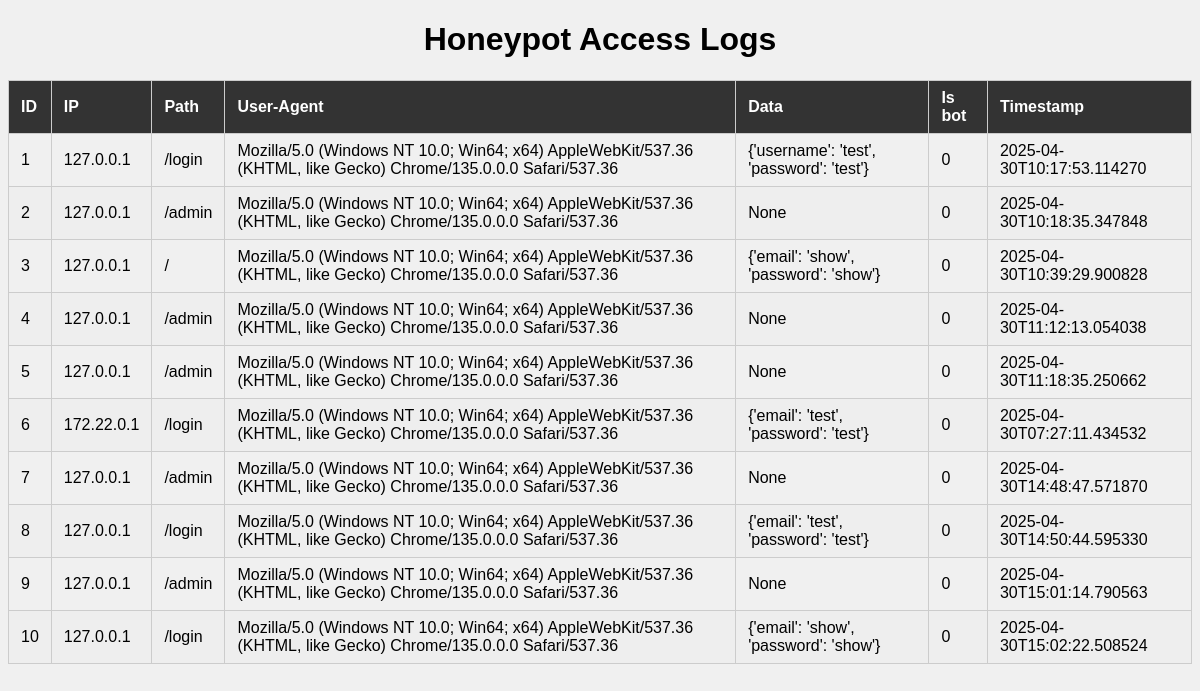
Page /logs on the earlier database version.
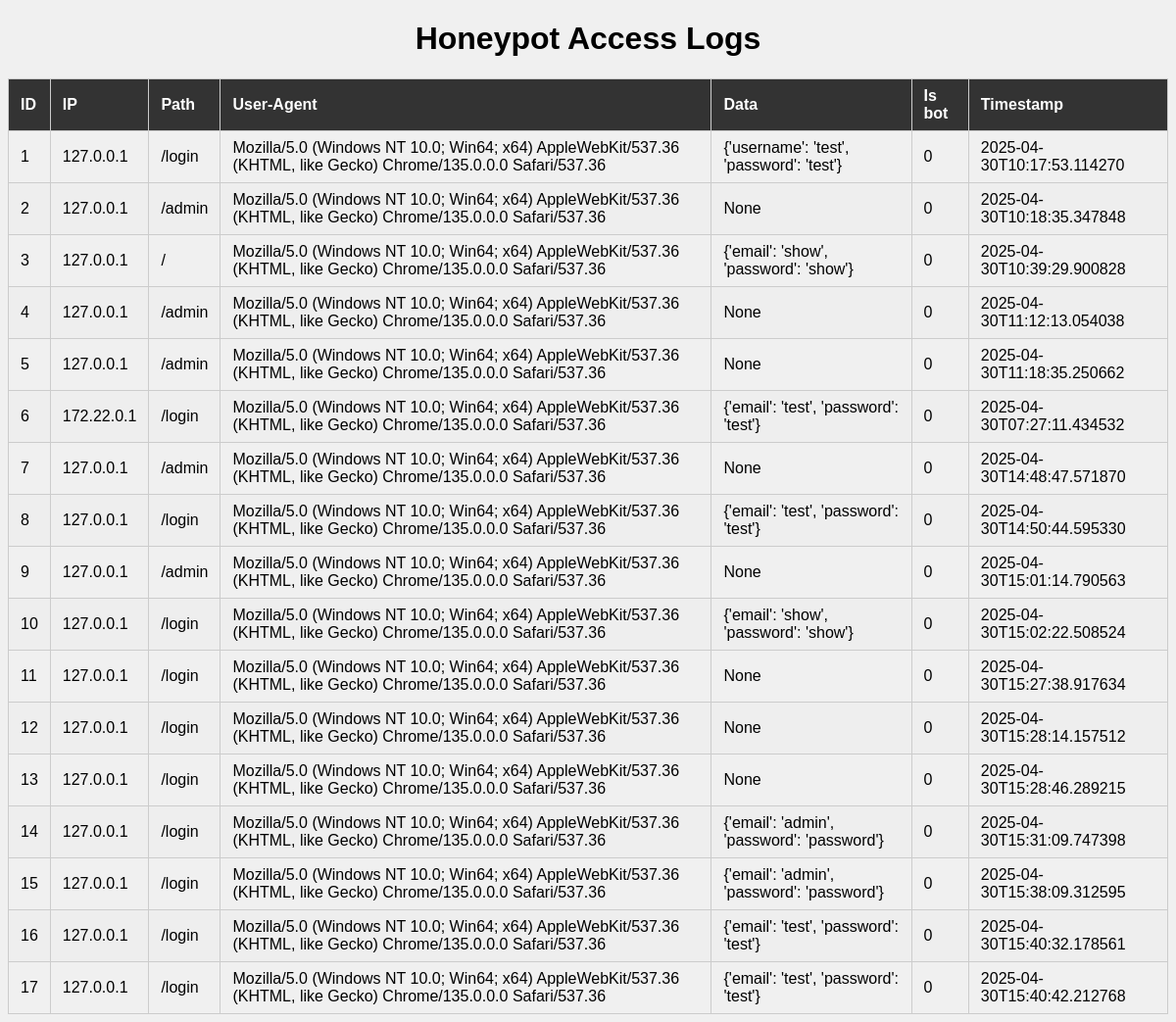
Same page on the later database version.
### tables this page shows
CREATE TABLE logs (
            id INTEGER PRIMARY KEY AUTOINCREMENT,
            ip TEXT,
            endpoint TEXT,
            user_agent TEXT,
            data TEXT,
            timestamp TEXT
        , is_bot INTEGER DEFAULT 0);

### app.py (the view)
@app.route('/logs', methods=['GET'])
def logged():
    logs = get_logs()
    return render_template('logs.html',logs = logs)

### logger/logger.py (called while the page is built)
def get_logs():
    conn = sqlite3.connect('database/honeypot.db')
    c = conn.cursor()
    c.execute('SELECT * FROM logs')
    logs = c.fetchall()
    conn.close()
    return logs

### templates/logs.html (shortened to what this page needs)
<!DOCTYPE html>
<html>
<head>
</head>
<body>
    <h1>Honeypot Access Logs</h1>
    <table>
        <thead>
            <tr>
                <th>ID</th>
                <th>IP</th>
                <th>Path</th>
                <th>User-Agent</th>
                <th>Data</th>
                <th>Is bot</th>
                <th>Timestamp</th>
            </tr>
        </thead>
        <tbody>
            {% for log in logs %}
            <tr>
                <td>{{ log[0] }}</td>
                <td>{{ log[1] }}</td>
                <td>{{ log[2] }}</td>
                <td>{{ log[3] }}</td>
                <td>{{ log[4] }}</td>
                <td>{{ log[6] }}</td>
                <td>{{ log[5] }}</td>
            </tr>
            {% endfor %}
        </tbody>
    </table>
</body>
</html>

### templates/logs.html (style rules this page uses)
body { font-family: Arial; background: #f0f0f0; }
table { border-collapse: collapse; width: 100%; margin-top: 20px; }
th, td { padding: 8px 12px; border: 1px solid #ccc; text-align: left; }
th { background: #333; color: white; }
tr:nth-child(even) { background: #eee; }
h1 { text-align: center; }

Differences in the rows shown:
added logs: id "11", ip "127.0.0.1", endpoint "/login", user_agent "Mozilla/5.0 (Windows NT 10.0; Win64; x64) AppleWebKit/537.36 (KHTML, like Gecko) Chrome/135.0.0.0 Safari/537.36", data "None", is_bot "0", timestamp "2025-04-30T15:27:38.917634"
added logs: id "12", ip "127.0.0.1", endpoint "/login", user_agent "Mozilla/5.0 (Windows NT 10.0; Win64; x64) AppleWebKit/537.36 (KHTML, like Gecko) Chrome/135.0.0.0 Safari/537.36", data "None", is_bot "0", timestamp "2025-04-30T15:28:14.157512"
added logs: id "13", ip "127.0.0.1", endpoint "/login", user_agent "Mozilla/5.0 (Windows NT 10.0; Win64; x64) AppleWebKit/537.36 (KHTML, like Gecko) Chrome/135.0.0.0 Safari/537.36", data "None", is_bot "0", timestamp "2025-04-30T15:28:46.289215"
added logs: id "14", ip "127.0.0.1", endpoint "/login", user_agent "Mozilla/5.0 (Windows NT 10.0; Win64; x64) AppleWebKit/537.36 (KHTML, like Gecko) Chrome/135.0.0.0 Safari/537.36", data "{'email': 'admin', 'password': 'password'}", is_bot "0", timestamp "2025-04-30T15:31:09.747398"
added logs: id "15", ip "127.0.0.1", endpoint "/login", user_agent "Mozilla/5.0 (Windows NT 10.0; Win64; x64) AppleWebKit/537.36 (KHTML, like Gecko) Chrome/135.0.0.0 Safari/537.36", data "{'email': 'admin', 'password': 'password'}", is_bot "0", timestamp "2025-04-30T15:38:09.312595"
added logs: id "16", ip "127.0.0.1", endpoint "/login", user_agent "Mozilla/5.0 (Windows NT 10.0; Win64; x64) AppleWebKit/537.36 (KHTML, like Gecko) Chrome/135.0.0.0 Safari/537.36", data "{'email': 'test', 'password': 'test'}", is_bot "0", timestamp "2025-04-30T15:40:32.178561"
added logs: id "17", ip "127.0.0.1", endpoint "/login", user_agent "Mozilla/5.0 (Windows NT 10.0; Win64; x64) AppleWebKit/537.36 (KHTML, like Gecko) Chrome/135.0.0.0 Safari/537.36", data "{'email': 'test', 'password': 'test'}", is_bot "0", timestamp "2025-04-30T15:40:42.212768"
